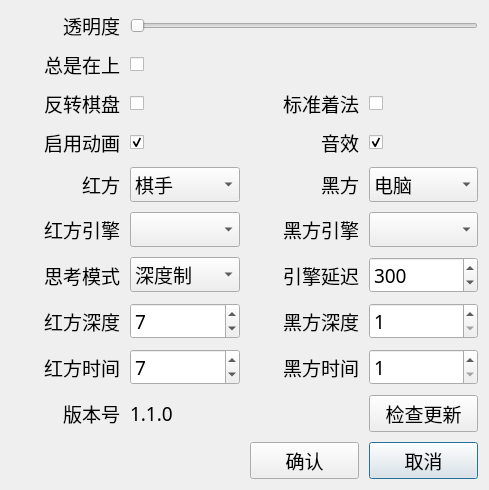
<?xml version="1.0" encoding="UTF-8"?>
<ui version="4.0">
 <class>Dialog</class>
 <widget class="QDialog" name="Dialog">
  <property name="geometry">
   <rect>
    <x>0</x>
    <y>0</y>
    <width>489</width>
    <height>379</height>
   </rect>
  </property>
  <property name="windowTitle">
   <string>Dialog</string>
  </property>
  <layout class="QVBoxLayout" name="verticalLayout">
   <item>
    <layout class="QGridLayout" name="gridLayout">
     <property name="spacing">
      <number>10</number>
     </property>
     <item row="5" column="1">
      <widget class="QComboBox" name="red_engine">
       <property name="font">
        <font>
         <family>DengXian</family>
         <pointsize>14</pointsize>
        </font>
       </property>
      </widget>
     </item>
     <item row="4" column="2">
      <widget class="QLabel" name="label_4">
       <property name="font">
        <font>
         <family>DengXian</family>
         <pointsize>14</pointsize>
        </font>
       </property>
       <property name="text">
        <string>黑方</string>
       </property>
       <property name="alignment">
        <set>Qt::AlignRight|Qt::AlignTrailing|Qt::AlignVCenter</set>
       </property>
      </widget>
     </item>
     <item row="0" column="0">
      <widget class="QLabel" name="label">
       <property name="font">
        <font>
         <family>DengXian</family>
         <pointsize>14</pointsize>
        </font>
       </property>
       <property name="text">
        <string>透明度</string>
       </property>
       <property name="alignment">
        <set>Qt::AlignRight|Qt::AlignTrailing|Qt::AlignVCenter</set>
       </property>
      </widget>
     </item>
     <item row="10" column="3">
      <widget class="QPushButton" name="cancel">
       <property name="font">
        <font>
         <family>DengXian</family>
         <pointsize>14</pointsize>
        </font>
       </property>
       <property name="text">
        <string>取消</string>
       </property>
      </widget>
     </item>
     <item row="3" column="1">
      <widget class="QCheckBox" name="animate">
       <property name="text">
        <string/>
       </property>
       <property name="checked">
        <bool>true</bool>
       </property>
      </widget>
     </item>
     <item row="4" column="1">
      <widget class="QComboBox" name="redside">
       <property name="font">
        <font>
         <family>DengXian</family>
         <pointsize>14</pointsize>
        </font>
       </property>
       <item>
        <property name="text">
         <string>棋手</string>
        </property>
       </item>
       <item>
        <property name="text">
         <string>电脑</string>
        </property>
       </item>
      </widget>
     </item>
     <item row="3" column="0">
      <widget class="QLabel" name="label_20">
       <property name="font">
        <font>
         <family>DengXian</family>
         <pointsize>14</pointsize>
        </font>
       </property>
       <property name="text">
        <string>启用动画</string>
       </property>
       <property name="alignment">
        <set>Qt::AlignRight|Qt::AlignTrailing|Qt::AlignVCenter</set>
       </property>
      </widget>
     </item>
     <item row="6" column="2">
      <widget class="QLabel" name="label_7">
       <property name="font">
        <font>
         <family>DengXian</family>
         <pointsize>14</pointsize>
        </font>
       </property>
       <property name="text">
        <string>引擎延迟</string>
       </property>
       <property name="alignment">
        <set>Qt::AlignRight|Qt::AlignTrailing|Qt::AlignVCenter</set>
       </property>
      </widget>
     </item>
     <item row="10" column="2">
      <widget class="QPushButton" name="ok">
       <property name="font">
        <font>
         <family>DengXian</family>
         <pointsize>14</pointsize>
        </font>
       </property>
       <property name="text">
        <string>确认</string>
       </property>
      </widget>
     </item>
     <item row="4" column="3">
      <widget class="QComboBox" name="blackside">
       <property name="font">
        <font>
         <family>DengXian</family>
         <pointsize>14</pointsize>
        </font>
       </property>
       <item>
        <property name="text">
         <string>电脑</string>
        </property>
       </item>
       <item>
        <property name="text">
         <string>棋手</string>
        </property>
       </item>
      </widget>
     </item>
     <item row="7" column="3">
      <widget class="QSpinBox" name="black_depth">
       <property name="font">
        <font>
         <family>DengXian</family>
         <pointsize>14</pointsize>
        </font>
       </property>
       <property name="minimum">
        <number>1</number>
       </property>
       <property name="maximum">
        <number>50</number>
       </property>
       <property name="value">
        <number>1</number>
       </property>
      </widget>
     </item>
     <item row="7" column="0">
      <widget class="QLabel" name="label_8">
       <property name="font">
        <font>
         <family>DengXian</family>
         <pointsize>14</pointsize>
        </font>
       </property>
       <property name="text">
        <string>红方深度</string>
       </property>
       <property name="alignment">
        <set>Qt::AlignRight|Qt::AlignTrailing|Qt::AlignVCenter</set>
       </property>
      </widget>
     </item>
     <item row="5" column="2">
      <widget class="QLabel" name="label_12">
       <property name="font">
        <font>
         <family>DengXian</family>
         <pointsize>14</pointsize>
        </font>
       </property>
       <property name="text">
        <string>黑方引擎</string>
       </property>
       <property name="alignment">
        <set>Qt::AlignRight|Qt::AlignTrailing|Qt::AlignVCenter</set>
       </property>
      </widget>
     </item>
     <item row="0" column="1" colspan="3">
      <widget class="QSlider" name="transprancy">
       <property name="font">
        <font>
         <family>DengXian</family>
         <pointsize>12</pointsize>
        </font>
       </property>
       <property name="minimum">
        <number>0</number>
       </property>
       <property name="maximum">
        <number>75</number>
       </property>
       <property name="orientation">
        <enum>Qt::Horizontal</enum>
       </property>
       <property name="tickPosition">
        <enum>QSlider::NoTicks</enum>
       </property>
       <property name="tickInterval">
        <number>0</number>
       </property>
      </widget>
     </item>
     <item row="6" column="3">
      <widget class="QSpinBox" name="delay">
       <property name="font">
        <font>
         <family>DengXian</family>
         <pointsize>14</pointsize>
        </font>
       </property>
       <property name="maximum">
        <number>5000</number>
       </property>
       <property name="value">
        <number>300</number>
       </property>
      </widget>
     </item>
     <item row="9" column="1">
      <widget class="QLabel" name="version">
       <property name="font">
        <font>
         <family>DengXian</family>
         <pointsize>14</pointsize>
        </font>
       </property>
       <property name="text">
        <string>1.1.0</string>
       </property>
       <property name="alignment">
        <set>Qt::AlignLeading|Qt::AlignLeft|Qt::AlignVCenter</set>
       </property>
      </widget>
     </item>
     <item row="7" column="1">
      <widget class="QSpinBox" name="red_depth">
       <property name="font">
        <font>
         <family>DengXian</family>
         <pointsize>14</pointsize>
        </font>
       </property>
       <property name="minimum">
        <number>1</number>
       </property>
       <property name="maximum">
        <number>50</number>
       </property>
       <property name="value">
        <number>7</number>
       </property>
      </widget>
     </item>
     <item row="5" column="0">
      <widget class="QLabel" name="label_11">
       <property name="font">
        <font>
         <family>DengXian</family>
         <pointsize>14</pointsize>
        </font>
       </property>
       <property name="text">
        <string>红方引擎</string>
       </property>
       <property name="alignment">
        <set>Qt::AlignRight|Qt::AlignTrailing|Qt::AlignVCenter</set>
       </property>
      </widget>
     </item>
     <item row="6" column="1">
      <widget class="QComboBox" name="mode">
       <property name="font">
        <font>
         <family>DengXian</family>
         <pointsize>14</pointsize>
        </font>
       </property>
       <item>
        <property name="text">
         <string>深度制</string>
        </property>
       </item>
       <item>
        <property name="text">
         <string>限时制</string>
        </property>
       </item>
      </widget>
     </item>
     <item row="6" column="0">
      <widget class="QLabel" name="label_13">
       <property name="font">
        <font>
         <family>DengXian</family>
         <pointsize>14</pointsize>
        </font>
       </property>
       <property name="text">
        <string>思考模式</string>
       </property>
       <property name="alignment">
        <set>Qt::AlignRight|Qt::AlignTrailing|Qt::AlignVCenter</set>
       </property>
      </widget>
     </item>
     <item row="9" column="3">
      <widget class="QPushButton" name="checkupdate">
       <property name="font">
        <font>
         <family>DengXian</family>
         <pointsize>14</pointsize>
        </font>
       </property>
       <property name="text">
        <string>检查更新</string>
       </property>
      </widget>
     </item>
     <item row="7" column="2">
      <widget class="QLabel" name="label_9">
       <property name="font">
        <font>
         <family>DengXian</family>
         <pointsize>14</pointsize>
        </font>
       </property>
       <property name="text">
        <string>黑方深度</string>
       </property>
       <property name="alignment">
        <set>Qt::AlignRight|Qt::AlignTrailing|Qt::AlignVCenter</set>
       </property>
      </widget>
     </item>
     <item row="2" column="0">
      <widget class="QLabel" name="label_2">
       <property name="font">
        <font>
         <family>DengXian</family>
         <pointsize>14</pointsize>
        </font>
       </property>
       <property name="text">
        <string>反转棋盘</string>
       </property>
       <property name="alignment">
        <set>Qt::AlignRight|Qt::AlignTrailing|Qt::AlignVCenter</set>
       </property>
      </widget>
     </item>
     <item row="5" column="3">
      <widget class="QComboBox" name="black_engine">
       <property name="font">
        <font>
         <family>DengXian</family>
         <pointsize>14</pointsize>
        </font>
       </property>
      </widget>
     </item>
     <item row="4" column="0">
      <widget class="QLabel" name="label_3">
       <property name="font">
        <font>
         <family>DengXian</family>
         <pointsize>14</pointsize>
        </font>
       </property>
       <property name="text">
        <string>红方</string>
       </property>
       <property name="alignment">
        <set>Qt::AlignRight|Qt::AlignTrailing|Qt::AlignVCenter</set>
       </property>
      </widget>
     </item>
     <item row="9" column="0">
      <widget class="QLabel" name="label_5">
       <property name="font">
        <font>
         <family>DengXian</family>
         <pointsize>14</pointsize>
        </font>
       </property>
       <property name="text">
        <string>版本号</string>
       </property>
       <property name="alignment">
        <set>Qt::AlignRight|Qt::AlignTrailing|Qt::AlignVCenter</set>
       </property>
      </widget>
     </item>
     <item row="8" column="1">
      <widget class="QSpinBox" name="red_time">
       <property name="font">
        <font>
         <family>DengXian</family>
         <pointsize>14</pointsize>
        </font>
       </property>
       <property name="minimum">
        <number>1</number>
       </property>
       <property name="maximum">
        <number>100000</number>
       </property>
       <property name="value">
        <number>7</number>
       </property>
      </widget>
     </item>
     <item row="2" column="1">
      <widget class="QCheckBox" name="reverse">
       <property name="text">
        <string/>
       </property>
      </widget>
     </item>
     <item row="8" column="0">
      <widget class="QLabel" name="label_14">
       <property name="font">
        <font>
         <family>DengXian</family>
         <pointsize>14</pointsize>
        </font>
       </property>
       <property name="text">
        <string>红方时间</string>
       </property>
       <property name="alignment">
        <set>Qt::AlignRight|Qt::AlignTrailing|Qt::AlignVCenter</set>
       </property>
      </widget>
     </item>
     <item row="2" column="3">
      <widget class="QCheckBox" name="standard_method">
       <property name="text">
        <string/>
       </property>
       <property name="checked">
        <bool>false</bool>
       </property>
      </widget>
     </item>
     <item row="8" column="3">
      <widget class="QSpinBox" name="black_time">
       <property name="font">
        <font>
         <family>DengXian</family>
         <pointsize>14</pointsize>
        </font>
       </property>
       <property name="minimum">
        <number>1</number>
       </property>
       <property name="maximum">
        <number>100000</number>
       </property>
       <property name="value">
        <number>1</number>
       </property>
      </widget>
     </item>
     <item row="8" column="2">
      <widget class="QLabel" name="label_15">
       <property name="font">
        <font>
         <family>DengXian</family>
         <pointsize>14</pointsize>
        </font>
       </property>
       <property name="text">
        <string>黑方时间</string>
       </property>
       <property name="alignment">
        <set>Qt::AlignRight|Qt::AlignTrailing|Qt::AlignVCenter</set>
       </property>
      </widget>
     </item>
     <item row="3" column="3">
      <widget class="QCheckBox" name="audio">
       <property name="text">
        <string/>
       </property>
       <property name="checked">
        <bool>true</bool>
       </property>
      </widget>
     </item>
     <item row="2" column="2">
      <widget class="QLabel" name="label_10">
       <property name="font">
        <font>
         <family>DengXian</family>
         <pointsize>14</pointsize>
        </font>
       </property>
       <property name="text">
        <string>标准着法</string>
       </property>
       <property name="alignment">
        <set>Qt::AlignRight|Qt::AlignTrailing|Qt::AlignVCenter</set>
       </property>
      </widget>
     </item>
     <item row="3" column="2">
      <widget class="QLabel" name="label_6">
       <property name="font">
        <font>
         <family>DengXian</family>
         <pointsize>14</pointsize>
        </font>
       </property>
       <property name="text">
        <string>音效</string>
       </property>
       <property name="alignment">
        <set>Qt::AlignRight|Qt::AlignTrailing|Qt::AlignVCenter</set>
       </property>
      </widget>
     </item>
     <item row="1" column="0">
      <widget class="QLabel" name="label_16">
       <property name="font">
        <font>
         <family>DengXian</family>
         <pointsize>14</pointsize>
        </font>
       </property>
       <property name="text">
        <string>总是在上</string>
       </property>
       <property name="alignment">
        <set>Qt::AlignRight|Qt::AlignTrailing|Qt::AlignVCenter</set>
       </property>
      </widget>
     </item>
     <item row="1" column="1">
      <widget class="QCheckBox" name="ontop">
       <property name="text">
        <string/>
       </property>
      </widget>
     </item>
    </layout>
   </item>
  </layout>
 </widget>
 <resources/>
 <connections/>
</ui>
